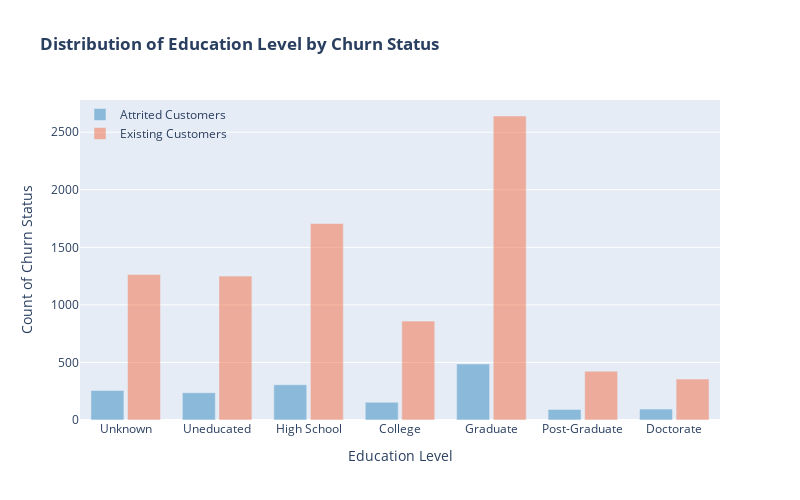

Source (notebook cell):
### Code cell
order_cat = ['Unknown', 'Uneducated', 'High School', 
              'College', 'Graduate', 'Post-Graduate', 'Doctorate']
plot_distr_cat_perc1('educ_cat', 'Education Level', order_cat)

### Figure 1 — Plotly figure (JSON) as saved in the notebook; plotly's stock layout.template omitted (floating-point values rounded to 4 significant figures)
{"data": [{"marker": {"color": "rgba(50, 136, 189, 0.5)"}, "name": "Attrited Customers", "type": "bar", "x": ["Graduate", "High School", "Unknown", "Uneducated", "College", "Doctorate", "Post-Graduate"], "y": [487, 306, 256, 237, 154, 95, 92]}, {"marker": {"color": "rgba(244, 109, 67, 0.5)"}, "name": "Existing Customers", "type": "bar", "x": ["Graduate", "High School", "Unknown", "Uneducated", "College", "Post-Graduate", "Doctorate"], "y": [2641, 1707, 1263, 1250, 859, 424, 356]}], "layout": {"bargap": 0.2, "bargroupgap": 0.1, "barmode": "group", "height": 500, "legend": {"bgcolor": "rgba(255, 255, 255, 0)", "bordercolor": "rgba(255, 255, 255, 0)", "x": 0, "y": 1}, "title": {"text": "<b>Distribution of Education Level by Churn Status<b>"}, "width": 800, "xaxis": {"autorange": true, "categoryarray": ["Unknown", "Uneducated", "High School", "College", "Graduate", "Post-Graduate", "Doctorate"], "categoryorder": "array", "range": [-0.5, 6.5], "tickangle": 0, "tickfont": {"size": 12}, "title": {"font": {"size": 14}, "text": "Education Level"}, "type": "category"}, "yaxis": {"autorange": true, "range": [0, 2780], "tickfont": {"size": 12}, "title": {"font": {"size": 14}, "text": "Count of Churn Status"}, "type": "linear"}}}
